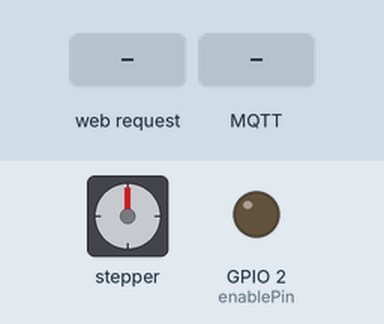
A sketch run on a simulated ESP8266 (NodeMCU). Shown: stepper motor, output pins drawn as LEDs (lit = HIGH). The inputs (shaded band) are chosen by the test bench. WiFi joins after 1.5 s; servers stay silent unless stated; EEPROM starts erased; no MQTT or app messages arrive unless stated; stepper angles assume 200 steps per turn; what the sketch prints to the serial monitor is not drawn.

Above: at 0.0 s.
At 3.2 s:
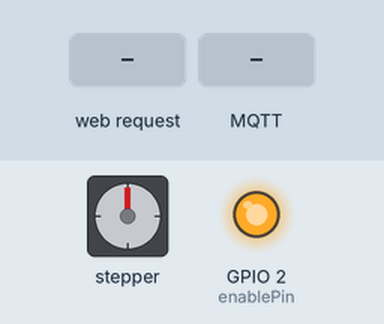
3.3 s: HTTP request GET /blinds received
4.8 s: MQTT message "bedroom/blinds" arrives on the first subscribed topic
6.3 s: MQTT message "up" arrives on the first subscribed topic
7.8 s: MQTT message "1" arrives on the first subscribed topic
Timing chart, 0 to 10.3 s (numbered marks = the images above; inputs shaded):
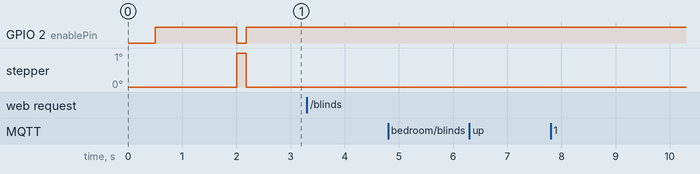

The sketch:

MQTT_Blinds.ino
```cpp
//https://github.com/kakopappa/arduino-esp8266-alexa-wemo-switch/blob/master/sinric.ino

#include <EEPROM.h>
#include <PubSubClient.h> //MQTT
#include <ESP8266WiFi.h>
#include <ESP8266WebServer.h>
#include <WiFiClient.h>
#include <ArduinoJson.h>


#include <AccelStepper.h>

#define enablePin     2
const int stepPin = 4;
const int dirPin = 5;

/* EEPROM Data Layout
 * 0: Steps for full rollout
 * 1: Current number of steps
 * 2: Max Speed
 * 3: Accelleration
 * 4: Initial Speed
 * 5: Index of current steps
 * 6-12: Initialisation trackers 255 = uninitialised,
 */


int blindsFullDeploySteps = 95000; //95,000 is ~full length
int adjustSteps = EEPROM.read(0);
int blindsCurrentDeployment = EEPROM.read(1);

//int MaxSpeed = EEPROM.read(2); //600 is good
//int Acceleration = EEPROM.read(3); //30 is good
//int Speed = EEPROM.read(4); //20 is good

int MaxSpeed = 600;
int Acceleration = 30;
int Speed = 20;

int a;
int b;
int c;


WiFiClient espClient;
PubSubClient client(espClient);


String location = "Blinds";
AccelStepper stepper1(1, stepPin, dirPin);
// prototypes
boolean connectWifi();

// Change this!!
const char* ssid = "---";
const char* password = "---";

boolean wifiConnected = false;

ESP8266WebServer server(80);

void POST_blinds() {
  String message = "Number of args received:"; //creates plaintext representation of what the server received, sends as server response to confirm.
  message += server.args();            //Get number of parameters
  for (int i = 0; i < server.args(); i++) {
    message += "Arg #" + (String)i + " –> ";   //Include the current iteration value
    message += server.argName(i) + ": ";     //Get the name of the parameter
    message += server.arg(i);              //Get the value of the parameter
  }
  Serial.println(message);
  server.send(200, "text/plain", message);       //Response to the HTTP request

  //https://arduinojson.org/v5/example/http-server/ follow this to understand JSON
  StaticJsonDocument<200> JObject; //creates a memory slot for incoming JSON, if data gets cut off or fails, increase this.
  //JsonObject JObject = jsonBuffer.parseObject(server.arg("plain")); //creates object from parsed data held in .arg("plain").
  DeserializationError error = deserializeJson(JObject, server.arg("plain"));
  if (error)
  return;
  int moveDistance = JObject["moveDistance"];

  int newMaxSpeed = JObject["maxSpeed"];
  int newAcceleration = JObject["Acceleration"];
  int newSpeed = JObject["Speed"];
  Serial.println(newMaxSpeed);
  Serial.println(newAcceleration);
  Serial.println(newSpeed);
  if (newMaxSpeed)
  {
    EEPROM.put(2, newMaxSpeed);
    stepper1.setMaxSpeed(newMaxSpeed);
    MaxSpeed = newMaxSpeed;
  }
  if (newAcceleration)
  {
    EEPROM.put(3, newAcceleration);
    stepper1.setMaxSpeed(newAcceleration);
    Acceleration = newAcceleration;
  }
  if (newSpeed)
  {
     EEPROM.put(4, newSpeed);
    stepper1.setMaxSpeed(newSpeed);
    Speed = newSpeed;
  }

  stepper1.moveTo(moveDistance);
  blindsCurrentDeployment = moveDistance;

}


void GET_blinds() {
  //https://arduinojson.org/v5/example/http-server/ follow this to understand JSON
    StaticJsonDocument<200> JObject;
    char JSONmessageBuffer[200];
          JObject["maxDeploymentSteps"] = blindsFullDeploySteps;
          JObject["deploymentSteps"] = EEPROM.read(1);
          JObject["MaxSpeed"] = MaxSpeed;
          JObject["Acceleration"] = Acceleration;
          JObject["Speed"] = Speed;

        serializeJson(JObject, JSONmessageBuffer);
        Serial.println(JSONmessageBuffer);
        //http_rest_server.sendHeader("Access-Control-Allow-Origin", "*");
        //http_rest_server.sendHeader("Access-Control-Allow-Methods", "POST,GET,OPTIONS");
        //http_rest_server.sendHeader("Access-Control-Allow-Headers", "Origin, X-Requested-With, Content-Type, Accept");

        server.send(200, "application/json", JSONmessageBuffer);
}


void callback(char* topic, byte* message, unsigned int length) {
  String payload_buff;
  for (int i=0;i<length;i++) {
    payload_buff = payload_buff+String((char)message[i]);
  }
  Serial.print("Topic: ");
  Serial.println(topic);
  Serial.print("Message: ");
  Serial.println(payload_buff); // Print out messages


   if (String(topic) == "bedroom/blinds") {
    StaticJsonDocument<200> doc;
    DeserializationError error = deserializeJson(doc, payload_buff);
    int value = doc["value"];
    int maxDeploymentSteps = doc["max"];
    int moveDistance = doc["steps"];
    int deploymentSteps = doc["steps"];
    int MaxSpeed = doc["mSpeed"];
    int Acceleration = doc["acc"];
    String dir = doc["direction"];
    if (dir == "up") {
           stepper1.move(moveDistance);
           blindsCurrentDeployment = moveDistance;
    } else {
          stepper1.move(-moveDistance);
          blindsCurrentDeployment = moveDistance;
    };
    Serial.println(value);

   };

}


void setup() {
  Serial.begin(9600);
  stepper1.setMaxSpeed(MaxSpeed);
  stepper1.setAcceleration(Acceleration);
  stepper1.setSpeed(Speed);
  delay(500);
  pinMode(enablePin, OUTPUT);
  digitalWrite(enablePin, HIGH);
  // Initialise wifi connection
  wifiConnected = connectWifi();
a = 600;
b = 30;
c = 20;

EEPROM.put(2, a);
EEPROM.put(3, b);
EEPROM.put(4, c);


  if(wifiConnected){
    server.on("/", HTTP_GET, [](){
    server.send(200, "text/plain", "This is an example index page your server may send.");
    });
    server.on("/blinds", HTTP_OPTIONS, []() {
      //server.sendHeader("Access-Control-Allow-Origin", "*");
      server.sendHeader("Access-Control-Max-Age", "10000");
      server.sendHeader("Access-Control-Allow-Methods", "POST,GET,OPTIONS");
      server.sendHeader("Access-Control-Allow-Headers", "Origin, X-Requested-With, Content-Type, Accept");
      server.send(200, "text/plain", "Pre-flight accepted" );
    });
    server.on("/", HTTP_GET, []() {
      //server.sendHeader("Access-Control-Allow-Origin", "*");
      //server.sendHeader("Access-Control-Allow-Methods", "POST,GET,OPTIONS");
      //server.sendHeader("Access-Control-Allow-Headers", "Origin, X-Requested-With, Content-Type, Accept");
      server.send(200, "text/html", "Welcome to the ESP8266 REST Web Server");
    });
    server.on("/blinds", HTTP_POST, POST_blinds);
    server.on("/blinds", HTTP_GET, GET_blinds);

    server.onNotFound([](){
        server.send(404, "text/plain", "Not found");
    });

    client.setServer("jack-gooding.com",1883);
    client.setCallback(callback);
    server.begin(); //omit this since it will be done by espalexa.begin(&server)
  } else
  {
    delay(500);
    while (1)
    {

      Serial.println("Cannot connect to WiFi. Please check data and reset the ESP.");
      delay(2500);
    }
  }
}


void loop() {
  delay(1);
  stepper1.run();
  client.loop();
  server.handleClient(); // Listen for HTTP requests from clients
  if (stepper1.distanceToGo() == 0) {
    digitalWrite(enablePin, HIGH);
  } else {
    digitalWrite(enablePin, LOW);
  }
  if (client.connected()) {
      client.loop();
   } else {
    connectMQTT();
   }
}

boolean connectMQTT() {
  if (client.connect("Bedroom Blinds")) {
    client.subscribe("bedroom/blinds");
    client.publish("bedroom/blinds", "test");
  };
}


void firstDeviceChanged(uint8_t brightness) {
    Serial.print("Device 1 changed to ");

    //do what you need to do here

    //EXAMPLE
    if (brightness == 255) {
      Serial.println("ON");
      stepper1.moveTo(-blindsFullDeploySteps);
      blindsCurrentDeployment = -blindsFullDeploySteps;
    }
    else if (brightness == 0) {
      Serial.println("OFF");
      stepper1.moveTo(0);
      blindsCurrentDeployment = 0;
    }
    else {
      Serial.print("DIM "); Serial.println(brightness);
      int distanceToMove = map(brightness, 0, 255, 0, -blindsFullDeploySteps);
      stepper1.moveTo(distanceToMove);
      blindsCurrentDeployment = distanceToMove;
    }

}


boolean connectWifi(){
  boolean state = true;
  int i = 0;

  WiFi.mode(WIFI_STA);
  WiFi.hostname("Desk Keypad");
  WiFi.begin(ssid, password);

  // Wait for connection
  Serial.println("");
  Serial.print("Connecting to WiFi...");

  while (WiFi.status() != WL_CONNECTED) {
    delay(500);
    Serial.print(".");
    if (i > 50){
      state = false;
      break;
    }
    i++;
  }
  Serial.println("");
  if (state){
    Serial.print("Connected to ");
    Serial.println(ssid);
    Serial.print("IP address: ");
    Serial.println(WiFi.localIP());
  }
  else {
    Serial.println("Connection failed.");
  }
  return state;
}
```

Measured:
- after the input at 3.3 s, every drawn part: stays the same
- after the input at 4.8 s, every drawn part: stays the same
- after the input at 6.3 s, every drawn part: stays the same
- after the input at 7.8 s, every drawn part: stays the same
